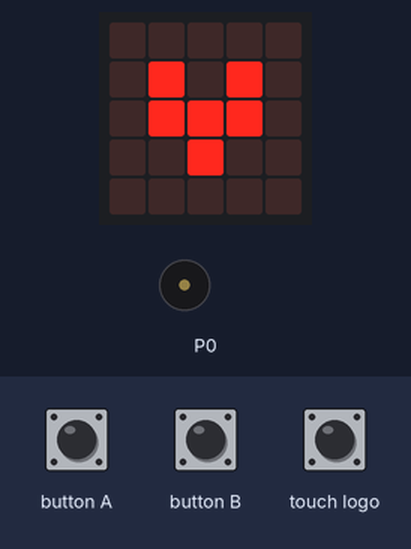
Simulated run of this program. Board: BBC micro:bit (MakeCode). Parts: the board's 5×5 LED display, buzzer (waves = sounding). The inputs (shaded band) are chosen by the test bench.

Above: at 1.4 s.
1.5 s: button B pressed for 0.15 s
At 2.0 s:
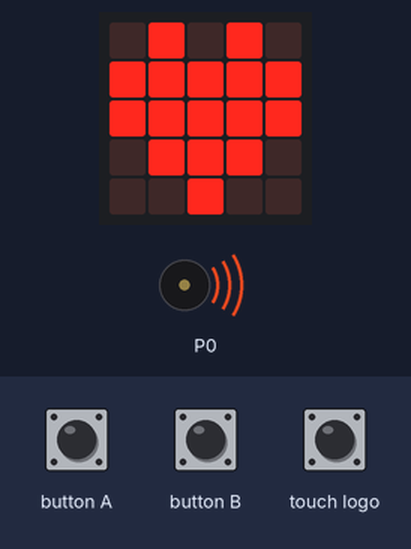
2.2 s: touch logo pressed for 0.15 s
At 3.7 s:
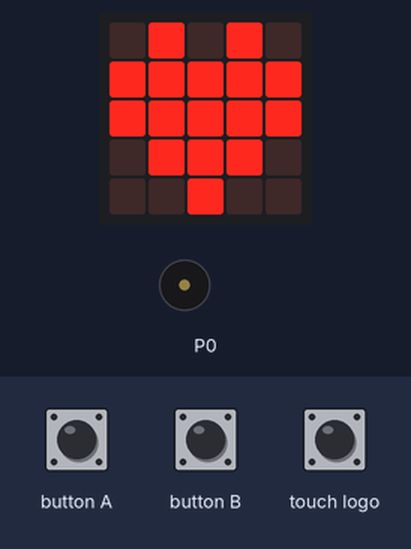
Timing chart, 0 to 5.2 s (numbered marks = the images above; inputs shaded):
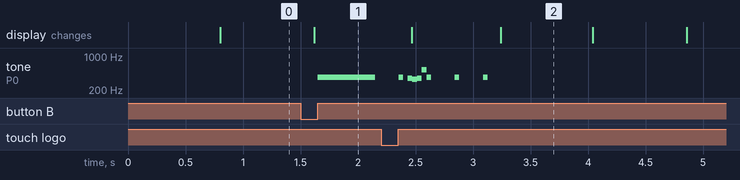

Measured:
- after the input at 1.5 s, tone on P0: silent → 370 Hz after 0.15 s, → silent 0.50 s later
- what the display in image 2 shows lasts 0.8 s, from 3.2 s to 4.0 s

The program:

main.ts
```typescript
input.onLogoEvent(TouchButtonEvent.Pressed, function () {
    music.playMelody("F C5 F E F C5 F E ", 1503)
})
input.onButtonPressed(Button.A, function () {
    for (let index = 0; index < 10; index++) {
        maqueen.writeLED(maqueen.LED.LEDLeft, maqueen.LEDswitch.turnOn)
        basic.pause(500)
        maqueen.writeLED(maqueen.LED.LEDLeft, maqueen.LEDswitch.turnOff)
        maqueen.writeLED(maqueen.LED.LEDRight, maqueen.LEDswitch.turnOn)
        basic.pause(500)
        maqueen.writeLED(maqueen.LED.LEDRight, maqueen.LEDswitch.turnOff)
    }
})
input.onButtonPressed(Button.B, function () {
    for (let index = 0; index < 5; index++) {
        music.playTone(370, music.beat(BeatFraction.Whole))
        basic.pause(200)
    }
})
basic.forever(function () {
    basic.showIcon(IconNames.Heart)
    basic.pause(200)
    basic.showIcon(IconNames.SmallHeart)
    basic.pause(200)
})
```

test.ts
```typescript
// aquí va el archivo "tests"; esto no se compilará cuando este paquete se utilice como una extensión.
```
